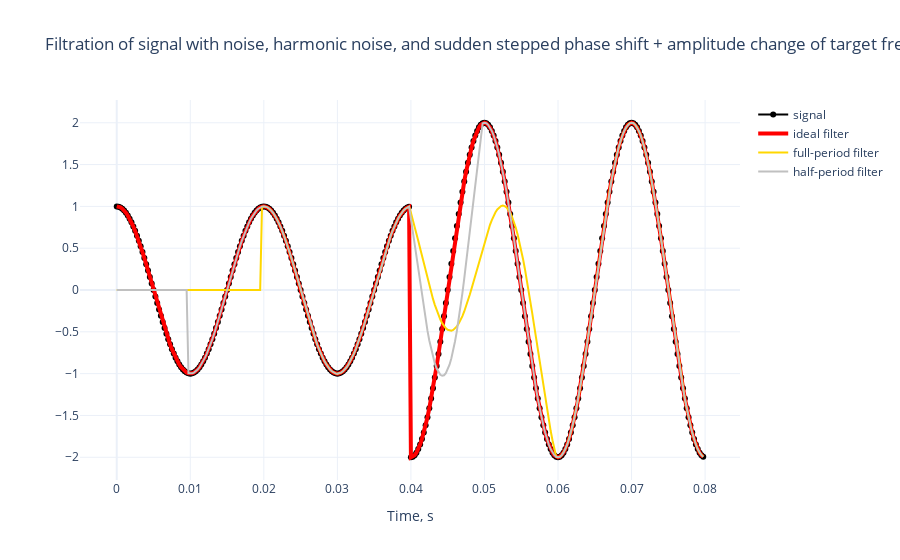

The notebook cell this image was saved under:
### Code cell
test_description = "synthetic test"
test_name = "Test S1"
f1 = 50
fs = 4000
ff_full = FourierFilter(f1=f1, fs=fs, mode="full-period")
ff_half = FourierFilter(f1=f1, fs=fs, mode="half-period")
s_filtered_full = []
s_filtered_half = []
for i in range(len(signal)):
    s_filtered_full.append(ff_full.fit_sample(signal[i]))
    s_filtered_half.append(ff_half.fit_sample(signal[i]))
s_filtered_full = np.array(s_filtered_full)
s_filtered_half = np.array(s_filtered_half)

fig = go.Figure()
fig.update_layout(
    title="Filtration of signal with noise, harmonic noise, and sudden stepped phase shift + amplitude change of target frequency",
    xaxis_title="Time, s",
    template="plotly_white",
)
fig.add_trace(go.Scatter(x=time, y=signal, name="signal", mode="lines+markers", line=dict(color="black")))  # fmt:skip
fig.add_trace(go.Scatter(x=time, y=target, name="ideal filter", line=dict(color="red", width=4)))  # fmt:skip
fig.add_trace(go.Scatter(x=time, y=np.real(s_filtered_full), name="full-period filter", line=dict(color="gold")))  # fmt:skip
fig.add_trace(go.Scatter(x=time, y=np.real(s_filtered_half), name="half-period filter", line=dict(color="silver")))  # fmt:skip
fig.show()

### Figure 1 — Plotly figure (JSON) as saved in the notebook; plotly's stock layout.template omitted (floating-point values rounded to 4 significant figures; data arrays with more than 128 entries replaced by an {"elided": "..."} marker saying what was removed)
{"data": [{"line": {"color": "black"}, "mode": "lines+markers", "name": "signal", "type": "scatter", "x": {"elided": "320 float values"}, "y": {"elided": "320 float values"}}, {"line": {"color": "red", "width": 4}, "name": "ideal filter", "type": "scatter", "x": {"elided": "320 float values"}, "y": {"elided": "320 float values"}}, {"line": {"color": "gold"}, "name": "full-period filter", "type": "scatter", "x": {"elided": "320 float values"}, "y": {"elided": "320 float values"}}, {"line": {"color": "silver"}, "name": "half-period filter", "type": "scatter", "x": {"elided": "320 float values"}, "y": {"elided": "320 float values"}}], "layout": {"title": {"text": "Filtration of signal with noise, harmonic noise, and sudden stepped phase shift + amplitude change of target frequency"}, "xaxis": {"title": {"text": "Time, s"}}}}
